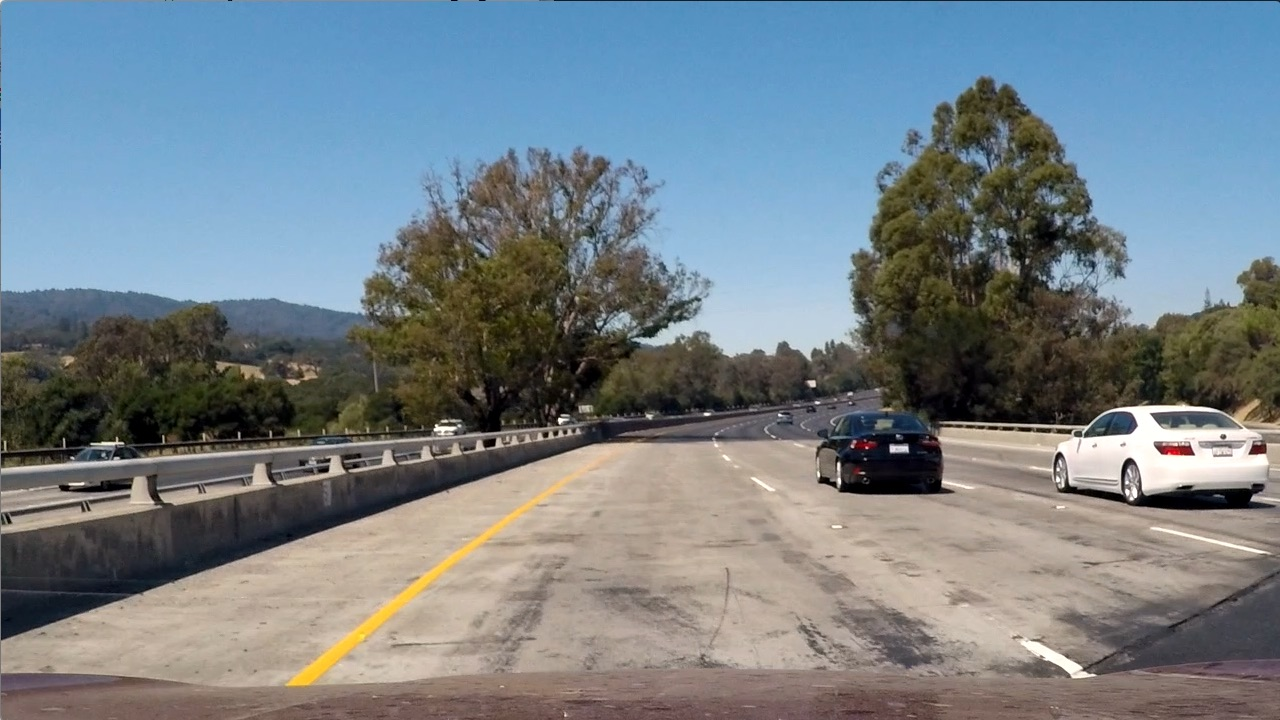
#> input picture Project_5/test_images/test1.jpg, 1280 x 720 px; its folder holds 6 pictures in this run
$ jupyter execute --allow-errors VehicheDetect.ipynb   (shell and % lines are left out)   (Python 2 division)   (older library calls are emulated)
#> lines starting #> are read from the running program, lines starting #| are printed output that depends on the picture; after the words box and inside, x2 and y2 are one past the last pixel; in counts of white or black regions, pixels touching at a corner belong together
# Self-Driving Car Engineer Nanodegree
## Project: Vehicle Detection and Tracking

[cell 1]
import matplotlib.image as mpimg
import matplotlib.pyplot as plt
import numpy as np
import cv2
import glob
import time
from sklearn.svm import LinearSVC
from sklearn.preprocessing import StandardScaler
from skimage.feature import hog
from sklearn.model_selection import train_test_split
from skimage.feature import hog

## Features extraction

Here we define functions for features extraction (HOG, binned color and color histogram features). The functions are based on code from the Udacity's lectures.

[cell 2]
def get_hog_features(img, orient, pix_per_cell, cell_per_block, vis=False, feature_vec=True):
    if vis == True: # Call with two outputs if vis==True to visualize the HOG
        features, hog_image = hog(img, orientations=orient,
                                  pixels_per_cell=(pix_per_cell, pix_per_cell),
                                  cells_per_block=(cell_per_block, cell_per_block),
                                  transform_sqrt=True,
                                  visualise=vis, feature_vector=feature_vec, block_norm='L1')
        return features, hog_image
    else:      # Otherwise call with one output
        features = hog(img, orientations=orient,
                       pixels_per_cell=(pix_per_cell, pix_per_cell),
                       cells_per_block=(cell_per_block, cell_per_block),
                       transform_sqrt=True,
                       visualise=vis, feature_vector=feature_vec, block_norm='L1')
        return features

# Define a function to compute binned color features
def bin_spatial(img, size=(16, 16)):
    return cv2.resize(img, size).ravel()

# Define a function to compute color histogram features
def color_hist(img, nbins=32):
    ch1 = np.histogram(img[:,:,0], bins=nbins, range=(0, 256))[0]#We need only the histogram, no bins edges
    ch2 = np.histogram(img[:,:,1], bins=nbins, range=(0, 256))[0]
    ch3 = np.histogram(img[:,:,2], bins=nbins, range=(0, 256))[0]
    hist = np.hstack((ch1, ch2, ch3))
    return hist

The `extract_features` function extracl all nessesary features from images. It also augment the train dataset by horizontal image flipping.

[cell 3]
# Define a function to extract features from a list of images
# [30 lines left out: function img_features, not called in this run]

def extract_features(imgs, color_space='RGB', spatial_size=(32, 32),
                        hist_bins=32, orient=9,
                        pix_per_cell=8, cell_per_block=2, hog_channel=0,
                        spatial_feat=True, hist_feat=True, hog_feat=True):
    # Create a list to append feature vectors to
    features = []
    # Iterate through the list of images
    for file_p in imgs:
        file_features = []
        image = cv2.imread(file_p) # Read in each imageone by one
        # apply color conversion if other than 'RGB'
        if color_space != 'RGB':
            if color_space == 'HSV':
                feature_image = cv2.cvtColor(image, cv2.COLOR_RGB2HSV)
            elif color_space == 'LUV':
                feature_image = cv2.cvtColor(image, cv2.COLOR_RGB2LUV)
            elif color_space == 'HLS':
                feature_image = cv2.cvtColor(image, cv2.COLOR_RGB2HLS)
            elif color_space == 'YUV':
                feature_image = cv2.cvtColor(image, cv2.COLOR_RGB2YUV)
            elif color_space == 'YCrCb':
                feature_image = cv2.cvtColor(image, cv2.COLOR_RGB2YCrCb)
        else: feature_image = np.copy(image)
        file_features = img_features(feature_image, spatial_feat, hist_feat, hog_feat, hist_bins, orient,
                        pix_per_cell, cell_per_block, hog_channel)
        features.append(np.concatenate(file_features))
        feature_image=cv2.flip(feature_image,1) # Augment the dataset with flipped images
        file_features = img_features(feature_image, spatial_feat, hist_feat, hog_feat, hist_bins, orient,
                        pix_per_cell, cell_per_block, hog_channel)
        features.append(np.concatenate(file_features))
    return features # Return list of feature vectors

## Data loading
Here we create lists of [vehicles](https://s3.amazonaws.com/udacity-sdc/Vehicle_Tracking/vehicles.zip) and [not-vehicles](https://s3.amazonaws.com/udacity-sdc/Vehicle_Tracking/non-vehicles.zip) images provided by Udacity. Corrisponding folders contain unzilled archives.

[cell 4]
# Read in cars and notcars
images = glob.glob('*vehicles/*/*')
cars = []
notcars = []
for image in images:
    if 'non' in image:
        notcars.append(image)
    else:
        cars.append(image)
## Uncomment if you need to reduce the sample size
#sample_size = 500
#cars = cars[0:sample_size]
#notcars = notcars[0:sample_size]
print(len(cars))
print(len(notcars))

As we can see, there are about the same number of objects of both classes, so, we do not need to balance number of images.

## Classifier

The following code chunk creates feature list for the training data. Feature list is normolized by the `StandardScaler()` method from `sklearn`. The data is splitted into thaining and testing subsets (80% and 20%).

The classifier (Linear SVM) is trained there as well.

[cell 5]
# Define parameters for feature extraction
color_space = 'LUV' # Can be RGB, HSV, LUV, HLS, YUV, YCrCb
orient = 8  # HOG orientations
pix_per_cell = 8 # HOG pixels per cell
cell_per_block = 2 # HOG cells per block
hog_channel = 0 # Can be 0, 1, 2, or "ALL"
spatial_size = (16, 16) # Spatial binning dimensions
hist_bins = 32    # Number of histogram bins
spatial_feat = True # Spatial features on or off
hist_feat = True # Histogram features on or off
hog_feat = True # HOG features on or off

car_features = extract_features(cars, color_space=color_space,
                        spatial_size=spatial_size, hist_bins=hist_bins,
                        orient=orient, pix_per_cell=pix_per_cell,
                        cell_per_block=cell_per_block,
                        hog_channel=hog_channel, spatial_feat=spatial_feat,
                        hist_feat=hist_feat, hog_feat=hog_feat)
print('Car samples: ', len(car_features))
notcar_features = extract_features(notcars, color_space=color_space,
                        spatial_size=spatial_size, hist_bins=hist_bins,
                        orient=orient, pix_per_cell=pix_per_cell,
                        cell_per_block=cell_per_block,
                        hog_channel=hog_channel, spatial_feat=spatial_feat,
                        hist_feat=hist_feat, hog_feat=hog_feat)
#> further down, image is the input picture: shape (720, 1280, 3); mean B, G, R 135.5, 128.7, 117.5
print('Notcar samples: ', len(notcar_features))
X = np.vstack((car_features, notcar_features)).astype(np.float64)

#> (the rest of this cell did not finish here and is left out)

## Slide window

Here we define a sliding window function `slide_window` to generate a list of boxes with predefined parameters and a `draw_boxes` to draw the list of boxes on an image.
These and some of the following functions are from the Udacity's lectures because they just work and perform useful tasks.

[cell 6]
def slide_window(img, x_start_stop=[None, None], y_start_stop=[None, None],
                    xy_window=(64, 64), xy_overlap=(0.5, 0.5)):
    # If x and/or y start/stop positions not defined, set to image size
#> called with xy_window = (128, 128), xy_overlap = (0.85, 0.85)
    if x_start_stop[0] == None:
        x_start_stop[0] = 0
    if x_start_stop[1] == None:
        x_start_stop[1] = img.shape[1]
    if y_start_stop[0] == None:
        y_start_stop[0] = 0
    if y_start_stop[1] == None:
        y_start_stop[1] = img.shape[0]
    # Compute the span of the region to be searched
    xspan = x_start_stop[1] - x_start_stop[0]
    yspan = y_start_stop[1] - y_start_stop[0]
    # Compute the number of pixels per step in x/y
    nx_pix_per_step = np.int(xy_window[0]*(1 - xy_overlap[0]))
    ny_pix_per_step = np.int(xy_window[1]*(1 - xy_overlap[1]))
    # Compute the number of windows in x/y
    nx_buffer = np.int(xy_window[0]*(xy_overlap[0]))
    ny_buffer = np.int(xy_window[1]*(xy_overlap[1]))
    nx_windows = np.int((xspan-nx_buffer)/nx_pix_per_step)
    ny_windows = np.int((yspan-ny_buffer)/ny_pix_per_step)
    # Initialize a list to append window positions to
    window_list = []
    # Loop through finding x and y window positions
    # Note: you could vectorize this step, but in practice
    # you'll be considering windows one by one with your
    # classifier, so looping makes sense
    for ys in range(ny_windows):
        for xs in range(nx_windows):
            # Calculate window position
            startx = xs*nx_pix_per_step + x_start_stop[0]
            endx = startx + xy_window[0]
            starty = ys*ny_pix_per_step + y_start_stop[0]
            endy = starty + xy_window[1]
            # Append window position to list
            window_list.append(((startx, starty), (endx, endy)))
#> `windows = slide_window(image, x_start_stop=[None, None], y_start_stop=..`: windows = 366 items
    # Return the list of windows
    return window_list

# Define a function to draw bounding boxes on an image
def draw_boxes(img, bboxes, color=(0, 0, 255), thick=6):
    imcopy = np.copy(img) # Make a copy of the image
    for bbox in bboxes: # Iterate through the bounding boxes
        cv2.rectangle(imcopy, bbox[0], bbox[1], color, thick)
    return imcopy

[cell 7]
# [44 lines left out: function single_img_features, not called in this run]

[cell 8]
# Define a function you will pass an image
# and the list of windows to be searched (output of slide_windows())
# [29 lines left out: function search_windows, not called in this run]

# A function to show an image
def show_img(img):
    if len(img.shape)==3: #Color BGR image
        plt.figure()
        plt.imshow(cv2.cvtColor(img, cv2.COLOR_BGR2RGB))
    else: # Grayscale image
        plt.figure()
        plt.imshow(img, cmap='gray')

### Classifier test

Here we test the calssifier on the test images

[cell 9]
t=time.time() # Start time
#> (the rest of this cell did not finish here and is left out)

As we can see on examples above, the classifier successfully finds cars on the test images. However, there is a false positive example, so, we will need to apply a kind of filter (such as heat map) and the classifier failed to find a car on th 3rd image because it is too small for it. That is why, we will need to use multi scale windows.

## Advanced Sliding Windows

To increase performance we need to analize the smallest possible number of windows. That is why, we will scan with a search window not across the whole image, but only areas where a new car can appear and also we are going to scan areas where a car was detected (track cars).
### Detect new cars
On every frame we look for new passing cars (red areas on sides) cars and new far cars (blue area).

[cell 10]
image = cv2.imread('test_images/test2.jpg')
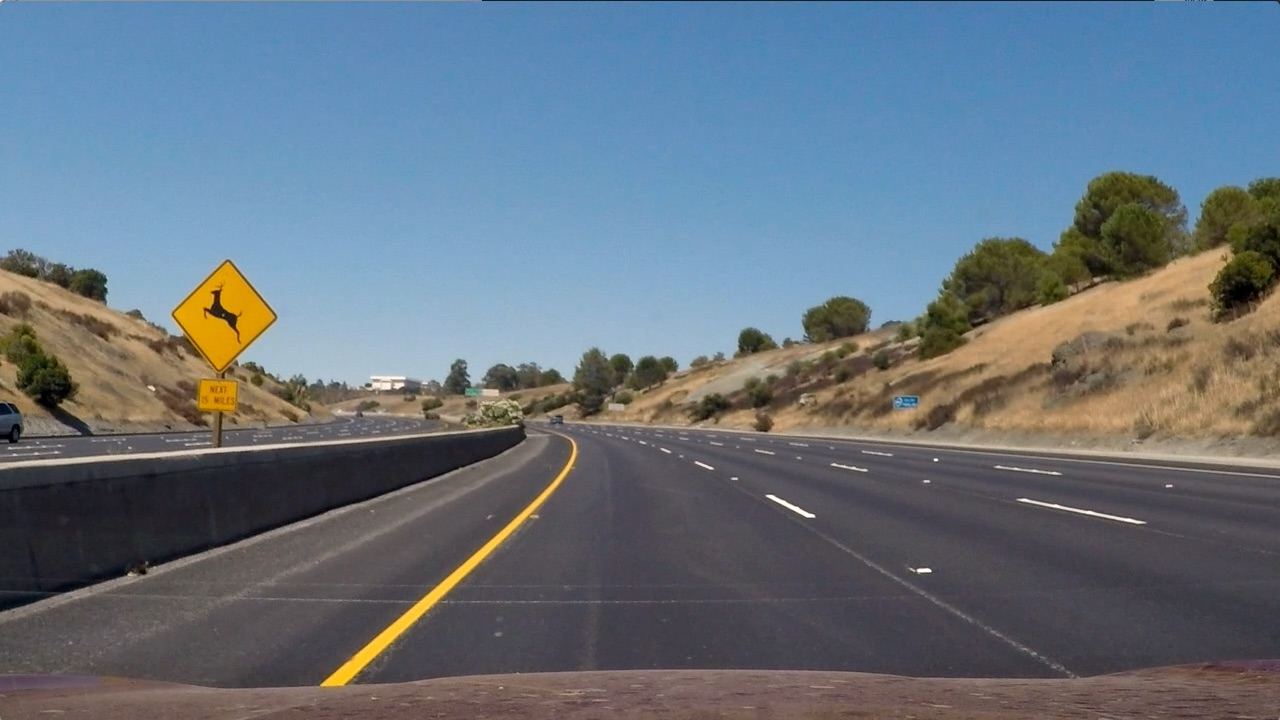
#> input picture Project_5/test_images/test2.jpg, 1280 x 720 px
#> image is the input picture: shape (720, 1280, 3); mean B, G, R 125.5, 114.6, 102.8
windows = slide_window(image, x_start_stop=[930, None], y_start_stop=[420, 650],
                    xy_window=(128, 128), xy_overlap=(0.75, 0.75))
#> windows = 28 items
windows += slide_window(image, x_start_stop=[0, 350], y_start_stop=[420, 650],
                    xy_window=(128, 128), xy_overlap=(0.75, 0.75))
#> windows = 56 items
window_img = draw_boxes(image, windows, color=(0, 0, 255), thick=6)
#> the loop in draw_boxes, `for bbox in bboxes:` made 56 passes
#> bbox on passes 1 to 8: ((930, 420), (1058, 548)), ((962, 420), (1090, 548)), ((994, 420), (1122, 548)), ((1026, 420), (1154, 548)), ((1058, 420), (1186, 548)), ((1090, 420), (1218, 548)), ((1122, 420), (1250, 548)), ((930, 452), (1058, 580))
windows = slide_window(image, x_start_stop=[400, 880], y_start_stop=[400, 470],
                    xy_window=(48, 48), xy_overlap=(0.75, 0.75))
#> windows = 74 items
window_img = draw_boxes(window_img, windows, color=(255, 0, 0), thick=6)
#> the loop in draw_boxes (call 2), `for bbox in bboxes:` made 74 passes
#> bbox on passes 1 to 8: ((400, 400), (448, 448)), ((412, 400), (460, 448)), ((424, 400), (472, 448)), ((436, 400), (484, 448)), ((448, 400), (496, 448)), ((460, 400), (508, 448)), ((472, 400), (520, 448)), ((484, 400), (532, 448))
show_img(window_img)

### Refine detected car position

For every detected car we are doing to scan with a sliding window the ROI around the previous known position. We use multiple scales of windows in order to detect the car and its position more accurate and reliable.

Here is an example with two scales of windows.

[cell 11]
image = cv2.imread('test_images/test5.jpg')
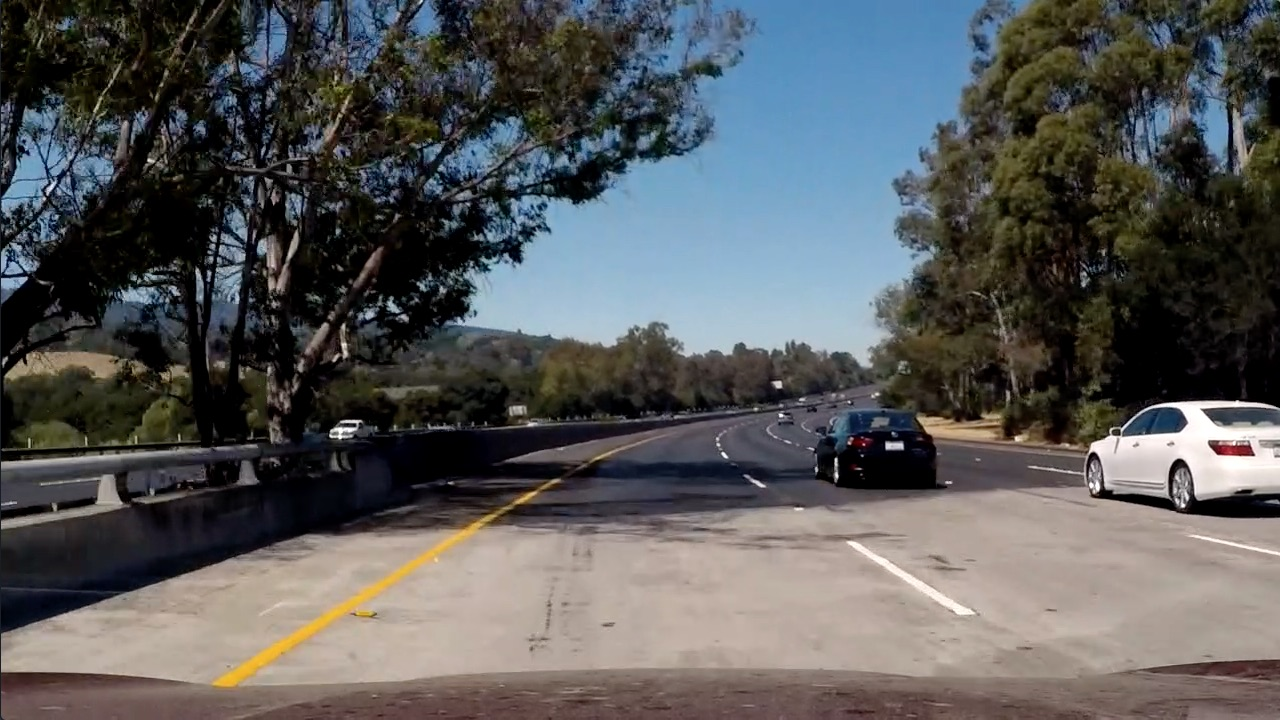
#> input picture Project_5/test_images/test5.jpg, 1280 x 720 px
#> image is the input picture: shape (720, 1280, 3); mean B, G, R 89.8, 89.3, 88.5
track = (880, 450)
w_size = 80
windows = slide_window(image, x_start_stop=[track[0]-w_size,track[0]+w_size],
                       y_start_stop=[track[1]-w_size,track[1]+w_size],
                       xy_window=(128, 128), xy_overlap=(0.75, 0.75))
#> windows = [((800, 370), (928, 498)), ((832, 370), (960, 498)), ((800, 402), (928, 530)), ((832, 402), (960, 530))]
window_img = draw_boxes(image, windows, color=(0, 0, 255), thick=6)
#> call 3 of draw_boxes, with color = (0, 0, 255), thick = 6
#> the loop in draw_boxes (call 3), `for bbox in bboxes:` made 4 passes
#> bbox on passes 1 to 4: ((800, 370), (928, 498)), ((832, 370), (960, 498)), ((800, 402), (928, 530)), ((832, 402), (960, 530))
#> after the loop in draw_boxes (call 3), `for bbox in bboxes:`:
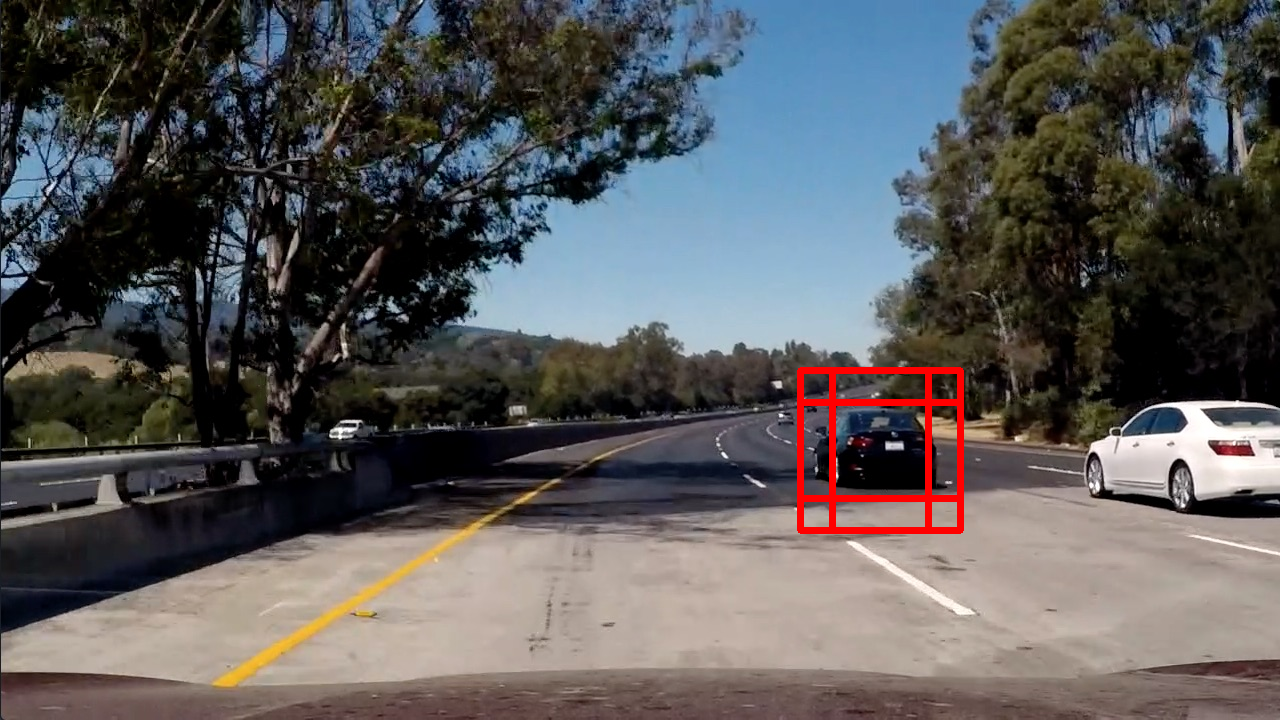
#> imcopy: shape (720, 1280, 3); 0.93% of pixels changed, all inside (x1, y1, x2, y2) = (797, 367, 964, 534)
windows = slide_window(image, x_start_stop=[track[0]-w_size,track[0]+w_size],
                       y_start_stop=[track[1]-int(w_size),track[1]+int(w_size)],
                       xy_window=(48, 48), xy_overlap=(0.75, 0.75))
#> windows = 100 items
window_img = draw_boxes(window_img, windows, color=(255, 0, 0), thick=6)
show_img(window_img)

The following code chunk find windows with a car in a given range with windows of a given scale.

[cell 12]
def convert_color(img):
    return cv2.cvtColor(img, cv2.COLOR_RGB2LUV)

def find_cars(img, ystart, ystop, xstart, xstop, scale, step):
#> called with ystart = 400, ystop = 650, xstart = 950, xstop = 1280, scale = 2, step = 2
    boxes = []
    draw_img = np.zeros_like(img)
    img_tosearch = img[ystart:ystop,xstart:xstop,:]
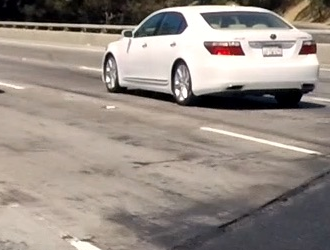
#> img_tosearch: shape (250, 330, 3); mean B, G, R 132.8, 140.6, 151.1
    ctrans_tosearch = convert_color(img_tosearch)
    if scale != 1:
        imshape = ctrans_tosearch.shape
#> (the rest of the program and of its run is left out)
